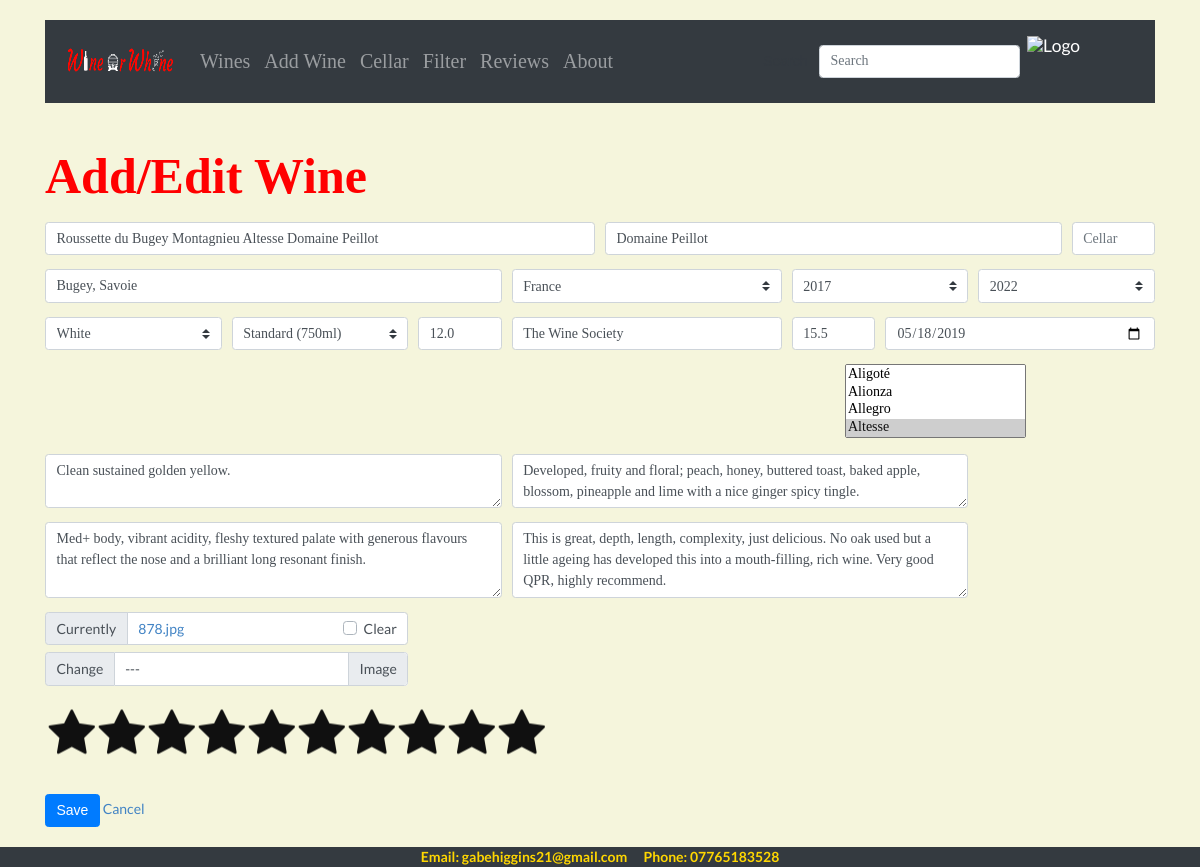
Page /25081/edit_wine/ on the committed database.
### wineapp/models.py (models this page shows, shortened)
class Wine(models.Model):
    VINTAGE = []
    VINTAGE.append(("Unknown", "Unknown"))
    VINTAGE.append(("NV", "NV"))
    VINTAGE.append(("Solera System", "Solera System"))
    for y in reversed(range(1875, (datetime.datetime.now().year + 1))):
        VINTAGE.append((str(y), str(y)))
    VINTAGE = [('','Choose vintage')] + VINTAGE
    DRINK_BY = []
    for y in range(datetime.datetime.now().year, (datetime.datetime.now().year + 30)):
        DRINK_BY.append((str(y), str(y)))
    DRINK_BY = [('','Drink by')] + DRINK_BY
    BOTTLE_SIZES = [
        ('Split (187ml)', 'Split (187ml)'),
        ('Quarter (200ml)', 'Quarter (200ml)'),
        ('Half (375ml)', 'Half (375ml)'),
        ('Jennie (500ml)', 'Jennie (500ml)'),
        ('Clavelin (620ml)', 'Clavelin (620ml)'),
        ('Standard (750ml)', 'Standard (750ml)'),
        ('Litre (1L)', 'Litre (1L)'),
        ('Magnum (1.5L)', 'Magnum (1.5L)'),
        ('Jeroboam (3L)', 'Jeroboam (3L)'),
        ('Rehoboam (4.5L)', 'Rehoboam (4.5L)'),
        ('Methuselah (6L)', 'Methuselah (6L)'),
        ('Imperial (6L)', 'Imperial (6L)'),
        ('Salmanazar (9L)', 'Salmanazar (9L)'),
        ('Balthazar (12L)', 'Balthazar (12L)'),
        ('Nebuchadnezzar (15L)', 'Nebuchadnezzar (15L)'),
        ('Melchior (18L)', 'Melchior (18L)'),
        ('Solomon (20L)', 'Solomon (20L)'),
        ('Sovereign (26L)', 'Sovereign (26L)'),
        ('Goliath (27L)', 'Goliath (27L)'),
        ('Melchizedek (30L)', 'Melchizedek (30L)'),
    ]
    BOTTLE_SIZES = [('','Choose bottle size')] + BOTTLE_SIZES
    RATING =[
        (1, 1),
        (2, 2),
        (3, 3),
        (4, 4),
        (5, 5),
        (6, 6),
        (7, 7),
        (8, 8),
        (9, 9),
        (10, 10),
    ]
    name = models.CharField(max_length=255, blank=False, unique=False)
    winery = models.CharField(max_length=100, blank=True, null=True)
    vintage = models.CharField(choices=VINTAGE, max_length=20, blank=True, null=True)
    bottle = models.CharField(choices=BOTTLE_SIZES, max_length=100, blank=True, null=True, default=None)
    region = models.CharField(max_length=100, blank=True, null=True)
    type = models.ForeignKey('type', max_length=50, blank=True, null=True, default="", on_delete=models.CASCADE)
    country = models.ForeignKey('country', blank=True, null=True, default="", on_delete=models.CASCADE)
    grapes = models.ManyToManyField('grapes', blank=True, related_name='grape_set')
    cellar = models.IntegerField(blank=True, null=True, default=0)
    bought_from = models.CharField(max_length=100, blank=True, null=True)
    rating = models.PositiveSmallIntegerField(choices=RATING, null=True, default=0)
    abv = models.FloatField(default=0.0, blank=True, null=True)
    price = models.FloatField(null=True, blank=True, default=0.0)
    colour = models.TextField(blank=True, null=True)
    aroma = models.TextField(blank=True, null=True)
    taste = models.TextField(blank=True, null=True)
    overall = models.TextField(blank=True, null=True)
    acquired = models.DateField(blank=True, null=True)
    drink_by = models.CharField(choices=DRINK_BY, max_length=20, blank=True, null=True)
    posted_on = models.DateTimeField(auto_now_add=True, auto_now=False)
    image = models.ImageField(max_length=255, blank=True, null=True)
    success_message = "%(name)s was created successfully"
    class Meta:
        get_latest_by = 'posted_on'

### wineapp/views.py (the view)
# urls.py: path('<int:id>/edit_wine/', edit_wine, name='edit_wine'),
def edit_wine(request, id):
    wine = get_object_or_404(Wine, id=id)
    wine_overall = wine.overall
    if request.method == "POST":
        form = WineForm(request.POST, request.FILES, instance=wine)
        if form.is_valid():
            data = request.POST.copy()
            wine = form.save(commit=False)
            if wine_overall != data.get('overall'):
                wine.posted_on = datetime.datetime.now()
            wine.save()
            form.save_m2m()
            messages.success(request, data.get('name') + " has been edited successfully.")
            return redirect('show_messages')
        else:
            form = WineForm(instance=wine)
            messages.error(request, 'Wine was not saved')
            return redirect(request, "wineapp/add_wine.html")
    else:
        form = WineForm(instance=wine)
    return render(request, 'wineapp/add_wine.html', {'form': form})

### wineapp/models.py (called while the page is built)
    def __str__ (self):
        return self.name

    def __str__ (self):
        return self.name

    def __str__ (self):
        return self.name

### wineapp/templates/wineapp/add_wine.html (shortened to what this page needs)
{% extends 'base.html' %}
{% load static %}
{% load crispy_forms_tags %}
{% load crispy_forms_field %}
{% block content %}
<link rel="stylesheet" type="text/css" href="{% static 'css/rating.css' %}">
<link rel="stylesheet" type="text/css" href="{% static 'css/style.css' %}">
<h1 style="color:red; font-size:50px; font-family: Times New Roman, Times, serif;"><b>Add/Edit Wine</b></h1>
  <form method="post" enctype="multipart/form-data">
    <div class="form-row">
      <div class="form-group col-md-6 mb-0">
        {{ form.name|as_crispy_field }}
      </div>
      <div class="form-group col-md-5 mb-0">
        {{ form.winery|as_crispy_field }}
      </div>
      <div class="form-group col-md-1 mb-0">
        {{ form.cellar|as_crispy_field }}
      </div>
    </div>
    <div class="form-row">
      <div class="form-group col-md-5 mb-0">
        {{ form.region|as_crispy_field }}
      </div>
      <div class="form-group col-md-3 mb-0 justify-content-end">
        {{ form.country|as_crispy_field }}
      </div>
      <div class="form-group col-md-2 mb-0">
        {{ form.vintage|as_crispy_field }}
      </div>
      <div class="form-group col-md-2 mb-0">
        {{ form.drink_by|as_crispy_field }}
      </div>
    </div>
    <div class="form-row">
      <div class="form-group col-md-2 mb-0">
        {{ form.type|as_crispy_field }}
      </div>
      <div class="form-group col-md-2 mb-0">
        {{ form.bottle|as_crispy_field }}
      </div>
      <div class="form-group col-md-1 mb-0">
        {{ form.abv|as_crispy_field }}
      </div>
      <div class="form-group col-md-3 mb-0">
        {{ form.bought_from|as_crispy_field }}
      </div>
      <div class="form-group col-md-1 mb-0">
        {{ form.price|as_crispy_field }}
      </div>
      <div class="form-group col-md-3 mb-0">
        {{ form.acquired|as_crispy_field }}
      </div>
    </div>
    <div class="form-row h-100">
      <div class="form-group col-md-12 mb-0">
        {{ form.grapes|as_crispy_field }}
      </div>
    </div>
    <div class="form-row">
      <div class="form-group col-md-5 mb-0">
        {{ form.colour|as_crispy_field }}
      </div>
      <div class="form-group col-md-5 mb-0">
        {{ form.aroma|as_crispy_field }}
      </div>
    </div>
    <div class="form-row">
      <div class="form-group col-md-5 mb-0">
        {{ form.taste|as_crispy_field }}
      </div>
      <div class="form-group col-md-5 mb-0">
        {{ form.overall|as_crispy_field }}
      </div>
    </div>
    <div class="form-row">
      <div class="d-flex-inline form-group col-md-4 mb-0">
          {{ form.image|as_crispy_field }}
      </div>
    </div>
      <div class="form-row">
        <div class="form-group col-md-5 mb-500 ">
            <div class="rating">
            </div>
      </div>
    </div>
    <div class="form-row" style="padding-top: 80px; padding-bottom: 20px;">
      <div class="form-group col-md-4 mb-0">
        <button type="submit" class="btn btn-primary">Save</button>
        <a href='/'>Cancel</a>
      </div>
    </div>
</form>
{% endblock %}

### wineapp/static/css/rating.css (style rules this page uses)
.rating { position: absolute; transform: translate(-0%, 50%) rotateY(180deg); display: flex; margin-top: 20px; }

### wineapp/static/css/style.css (style rules this page uses)
input { font-family: fantasy; font-size: 125%; border: 1px solid #ccc; }
select, textarea { font-family: fantasy; font-size: 100%; line-height: 1.15; margin: 0; }
.custom-file-input:lang(en)~.custom-file-label::after { content: "Image"; }

### wineapp/templates/base.html (style rules this page uses)
body { background-color: beige; }

### rows in the picture
Wine: name "Roussette du Bugey Montagnieu Altesse Domaine Peillot", winery "Domaine Peillot", region "Bugey, Savoie", country "France", vintage "2017", drink_by "2022", type "White", bottle "Standard (750ml)", abv "12.0", bought_from "The Wine Society", price "15.5", acquired "05/18/2019", colour "Clean sustained golden yellow.", aroma "Developed, fruity and floral; peach, honey, buttered toast, baked apple, blossom, pineapple and lime with a nice ginger spicy tingle.", taste "Med+ body, vibrant acidity, fleshy textured palate with generous flavours that reflect the nose and a brilliant long resonant finish.", overall "This is great, depth, length, complexity, just delicious. No oak used but a little ageing has developed this into a mouth-filling, rich wine. Very good QPR, highly recommend.", image|as_crispy_field "Currently 878.jpg Clear Change ---"
